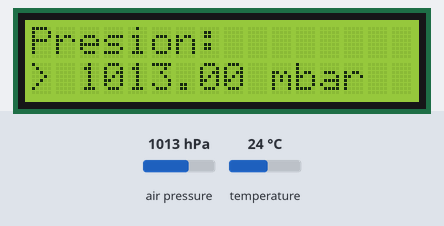
A sketch run on a simulated Arduino Uno, built with avr-gcc and run on an emulated ATmega328P. Shown: 16×2 character LCD. The inputs (shaded band) are chosen by the test bench; at power-on: air pressure 1013 hPa, temperature 24 °C.

Above: at 1.2 s.
1.3 s: air pressure set to 952 hPa
At 2.9 s:
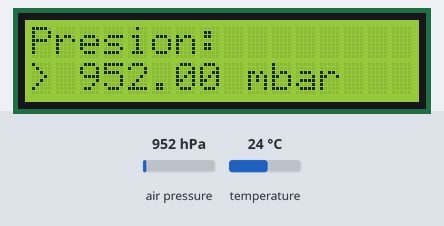
3.2 s: air pressure set to 975 hPa
At 4.5 s:
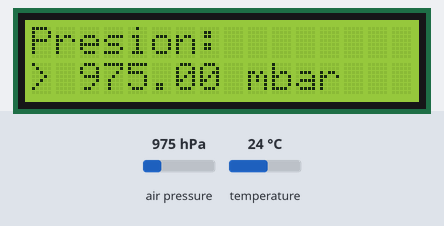
4.8 s: air pressure set to 1000 hPa
At 6.1 s:
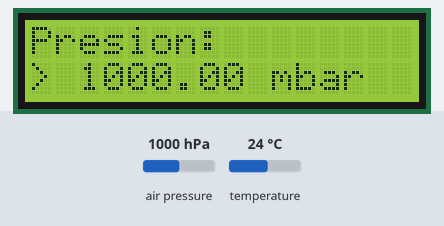
Timing chart, 0 to 7.8 s (numbered marks = the images above; inputs shaded):
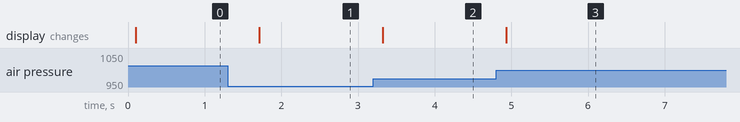

The sketch:

Sensor_LCD.ino
```cpp
/* LCD Pinout
 *
 * 1  -> VSS (GND)
 * 2  -> VDD (5V)
 * 3  -> VO (GND/Potenciometro)
 * 4  -> RS (GPIO)
 * 5  -> R/W (GND/GPIO)
 * 6  -> E (GPIO)
 * 7  -> D0 (-/GPIO)
 * 8  -> D1 (-/GPIO)
 * 9  -> D2 (-/GPIO)
 * 10 -> D3 (-/GPIO)
 * 11 -> D4 (GPIO)
 * 12 -> D5 (GPIO)
 * 13 -> D6 (GPIO)
 * 14 -> D7 (GPIO)
 * 15 -> LED+ (220Ohm->5V)
 * 16 -> LED- (GND)
 */

#include <LiquidCrystal.h>
#include <SFE_BMP180.h>
#include <Wire.h>

// Pines rs, enable, d4, d5, d6, d7
LiquidCrystal lcd(12, 11, 5, 4, 3, 2);

// Sensor de presion
SFE_BMP180 sensor;

// Variables
uint8_t readDelay;
double temperature;
double pressure;

void setup()
{
    sensor.begin();
    lcd.begin(16,2);
}

void loop()
{
    // Lectura de temperatura
    readDelay = sensor.startTemperature();
    delay(readDelay);
    sensor.getTemperature(temperature);

    // Lectura de presion
    readDelay = sensor.startPressure(3);
    delay(readDelay);
    sensor.getPressure(pressure, temperature);

    display_pressure(pressure);

    // Delay cercano a 0.5s
    delay(500);
}

void display_pressure(double pressure)
{
    lcd.clear();

    lcd.setCursor(0,0);
    lcd.print("Presion:");

    lcd.setCursor(0,1);
    lcd.print("> "+String(pressure)+" mbar");
}
```

Measured:
- after the input at 1.3 s, the display: changes after 0.41 s (image 1)
- after the input at 3.2 s, the display: changes after 0.12 s (image 2)
- after the input at 4.8 s, the display: changes after 0.13 s (image 3)
